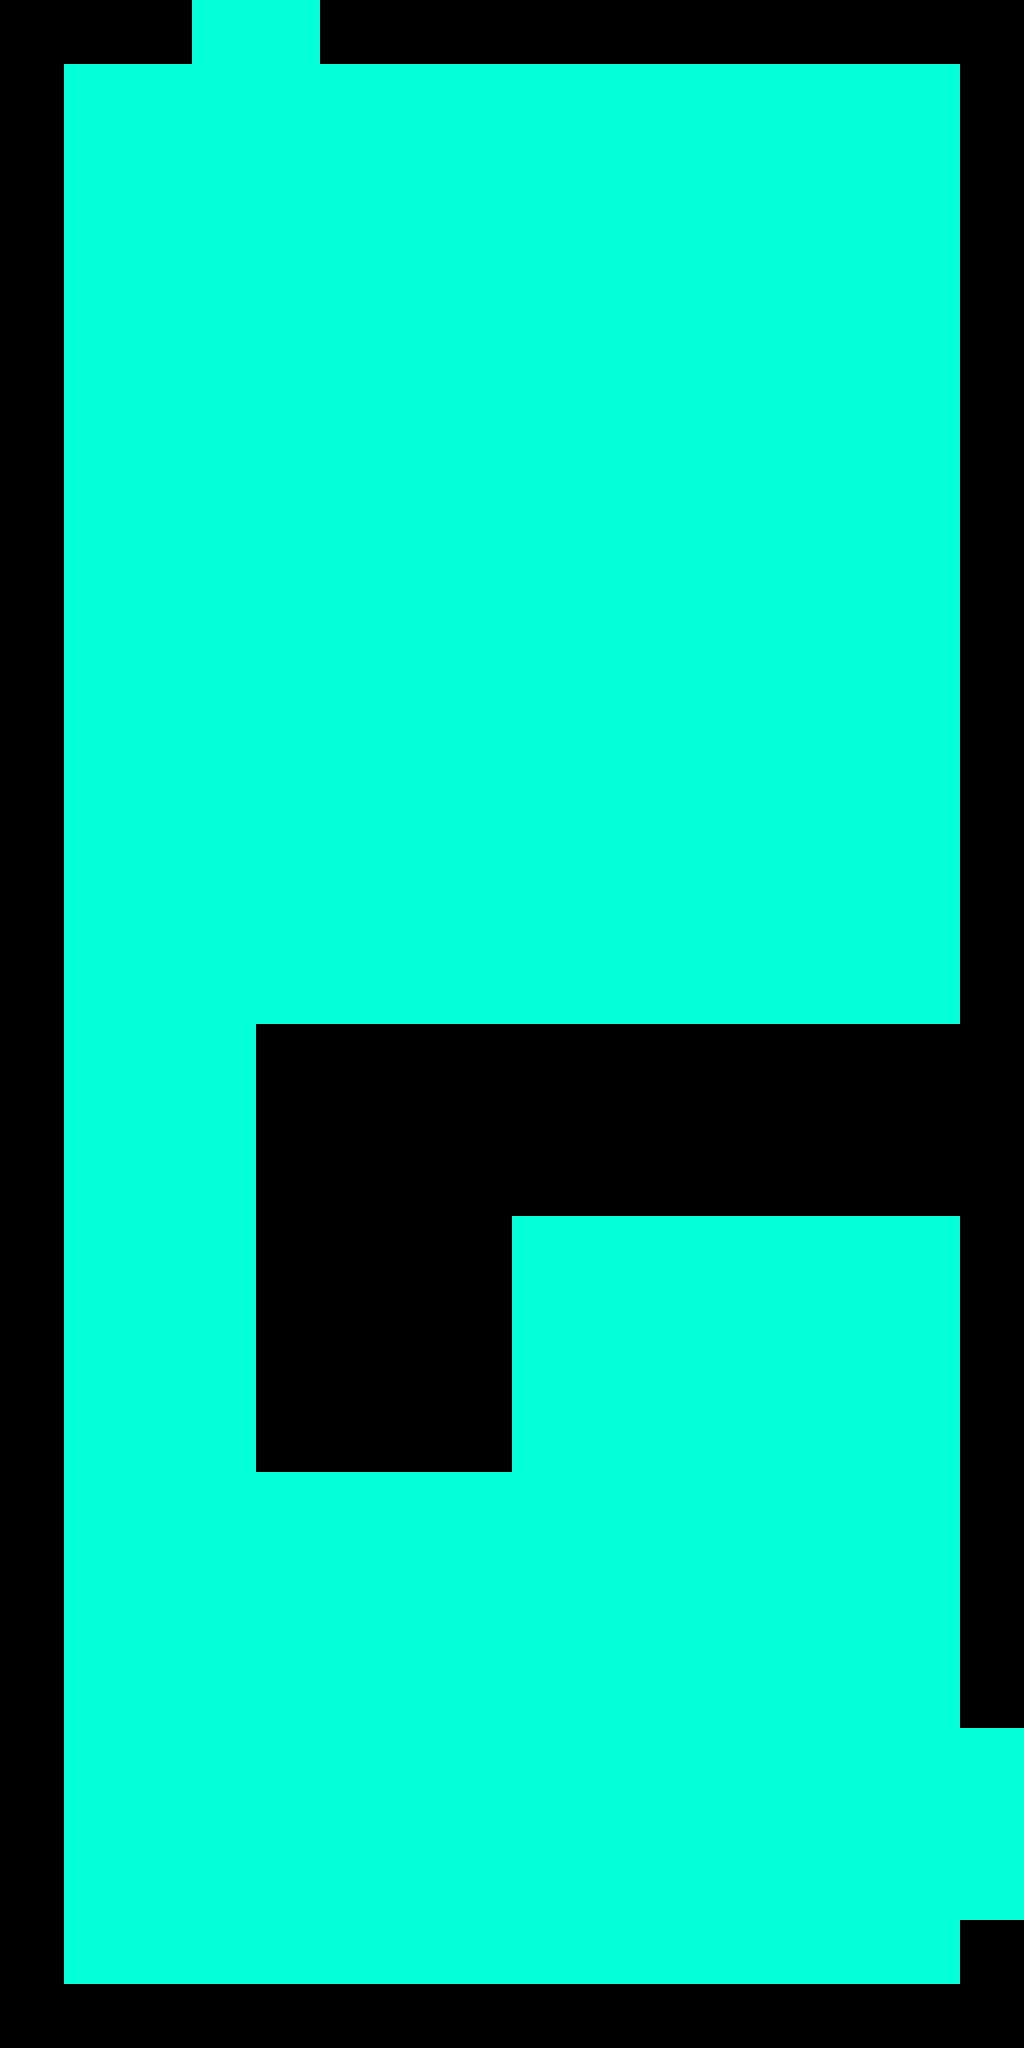

Tiled map render using the project's own tile images. Description and the map definition, with tile-layer contents summarised, below:
An orthogonal 16x32 tile map with 64x64 px tiles, 2 tile layers (Ground, Walls) and 9 objects.

<map version="1.0" orientation="orthogonal" renderorder="right-down" width="16" height="32" tilewidth="64" tileheight="64" nextobjectid="12">
 <tileset firstgid="1" name="colors" tilewidth="64" tileheight="64" tilecount="40" columns="4">
  <image source="colorTiles.png" trans="ff00ff" width="256" height="640" />
 </tileset>
 <layer name="Ground" width="16" height="32">
  <data>[512 cells, 512 non-empty, 1 distinct tile ids]</data>
 </layer>
 <layer name="Walls" width="16" height="32">
  <data>[512 cells, 136 non-empty, 1 distinct tile ids]</data>
 </layer>
 <objectgroup name="walls">
  <object id="2" x="320" y="0" width="704" height="64" />
  <object id="4" x="0" y="0" width="192" height="64" />
  <object id="5" x="0" y="64" width="64" height="1920" />
  <object id="6" x="0" y="1984" width="1024" height="64" />
  <object id="7" x="960" y="1920" width="64" height="64" />
  <object id="8" x="960" y="64" width="64" height="1664" />
  <object id="9" x="256" y="1024" width="256" height="448" />
  <object id="10" x="512" y="1024" width="448" height="192" />
  <object id="11" x="1392" y="1072" />
 </objectgroup>
</map>
